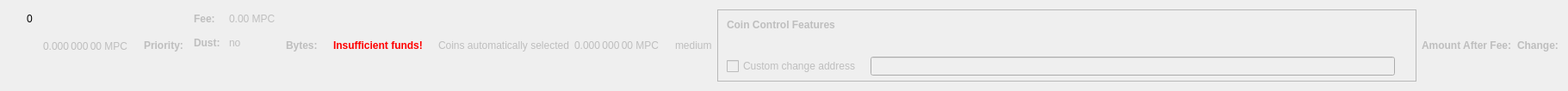
    <widget class="QWidget" name="dummyHideWidget" native="true">
     <property name="maximumSize">
      <size>
       <width>100</width>
       <height>22</height>
      </size>
     </property>
     <layout class="QHBoxLayout" name="dummyHideLayout">
      <item>
       <layout class="QFormLayout" name="formLayoutCoinControl1">
        <property name="horizontalSpacing">
         <number>10</number>
        </property>
        <property name="verticalSpacing">
         <number>14</number>
        </property>
        <property name="leftMargin">
         <number>10</number>
        </property>
        <property name="topMargin">
         <number>4</number>
        </property>
        <property name="rightMargin">
         <number>6</number>
        </property>
        <item row="0" column="1">
         <widget class="QLabel" name="labelCoinControlBytes">
          <property name="cursor">
           <cursorShape>IBeamCursor</cursorShape>
          </property>
          <property name="contextMenuPolicy">
           <enum>Qt::ActionsContextMenu</enum>
          </property>
          <property name="text">
           <string notr="true">0</string>
          </property>
          <property name="textInteractionFlags">
           <set>Qt::LinksAccessibleByMouse|Qt::TextSelectableByKeyboard|Qt::TextSelectableByMouse</set>
          </property>
         </widget>
        </item>
       </layout>
      </item>
      <item>
       <widget class="QLabel" name="labelCoinControlAfterFee">
        <property name="enabled">
         <bool>false</bool>
        </property>
        <property name="sizePolicy">
         <sizepolicy hsizetype="Fixed" vsizetype="Fixed">
          <horstretch>0</horstretch>
          <verstretch>0</verstretch>
         </sizepolicy>
        </property>
        <property name="minimumSize">
         <size>
          <width>111</width>
          <height>12</height>
         </size>
        </property>
        <property name="maximumSize">
         <size>
          <width>111</width>
          <height>12</height>
         </size>
        </property>
        <property name="cursor">
         <cursorShape>IBeamCursor</cursorShape>
        </property>
        <property name="contextMenuPolicy">
         <enum>Qt::ActionsContextMenu</enum>
        </property>
        <property name="text">
         <string notr="true">0.000 000 00 MPC</string>
        </property>
        <property name="textInteractionFlags">
         <set>Qt::LinksAccessibleByMouse|Qt::TextSelectableByKeyboard|Qt::TextSelectableByMouse</set>
        </property>
       </widget>
      </item>
      <item>
       <widget class="QLabel" name="labelCoinControlPriorityText">
        <property name="enabled">
         <bool>false</bool>
        </property>
        <property name="font">
         <font>
          <weight>75</weight>
          <bold>true</bold>
         </font>
        </property>
        <property name="text">
         <string>Priority:</string>
        </property>
       </widget>
      </item>
      <item>
       <layout class="QHBoxLayout" name="horizontalLayout"/>
      </item>
      <item>
       <layout class="QFormLayout" name="formLayoutCoinControl3">
        <property name="horizontalSpacing">
         <number>10</number>
        </property>
        <property name="verticalSpacing">
         <number>14</number>
        </property>
        <property name="leftMargin">
         <number>6</number>
        </property>
        <property name="topMargin">
         <number>4</number>
        </property>
        <property name="rightMargin">
         <number>6</number>
        </property>
        <item row="0" column="0">
         <widget class="QLabel" name="labelCoinControlFeeText">
          <property name="enabled">
           <bool>false</bool>
          </property>
          <property name="font">
           <font>
            <weight>75</weight>
            <bold>true</bold>
           </font>
          </property>
          <property name="text">
           <string>Fee:</string>
          </property>
          <property name="margin">
           <number>0</number>
          </property>
         </widget>
        </item>
        <item row="0" column="1">
         <widget class="QLabel" name="labelCoinControlFee">
          <property name="enabled">
           <bool>false</bool>
          </property>
          <property name="cursor">
           <cursorShape>IBeamCursor</cursorShape>
          </property>
          <property name="contextMenuPolicy">
           <enum>Qt::ActionsContextMenu</enum>
          </property>
          <property name="text">
           <string notr="true">0.00 MPC</string>
          </property>
          <property name="textInteractionFlags">
           <set>Qt::LinksAccessibleByMouse|Qt::TextSelectableByKeyboard|Qt::TextSelectableByMouse</set>
          </property>
         </widget>
        </item>
        <item row="1" column="0">
         <widget class="QLabel" name="labelCoinControlLowOutputText">
          <property name="enabled">
           <bool>false</bool>
          </property>
          <property name="font">
           <font>
            <weight>75</weight>
            <bold>true</bold>
           </font>
          </property>
          <property name="text">
           <string>Dust:</string>
          </property>
         </widget>
        </item>
        <item row="1" column="1">
         <widget class="QLabel" name="labelCoinControlLowOutput">
          <property name="enabled">
           <bool>false</bool>
          </property>
          <property name="cursor">
           <cursorShape>IBeamCursor</cursorShape>
          </property>
          <property name="contextMenuPolicy">
           <enum>Qt::ActionsContextMenu</enum>
          </property>
          <property name="text">
           <string>no</string>
          </property>
          <property name="textInteractionFlags">
           <set>Qt::LinksAccessibleByMouse|Qt::TextSelectableByKeyboard|Qt::TextSelectableByMouse</set>
          </property>
         </widget>
        </item>
       </layout>
      </item>
      <item>
       <widget class="QLabel" name="labelCoinControlBytesText">
        <property name="enabled">
         <bool>false</bool>
        </property>
        <property name="font">
         <font>
          <weight>75</weight>
          <bold>true</bold>
         </font>
        </property>
        <property name="text">
         <string>Bytes:</string>
        </property>
       </widget>
      </item>
      <item>
       <layout class="QFormLayout" name="formLayoutCoinControl2">
        <property name="horizontalSpacing">
         <number>10</number>
        </property>
        <property name="verticalSpacing">
         <number>14</number>
        </property>
        <property name="leftMargin">
         <number>6</number>
        </property>
        <property name="topMargin">
         <number>4</number>
        </property>
        <property name="rightMargin">
         <number>6</number>
        </property>
       </layout>
      </item>
      <item>
       <layout class="QHBoxLayout" name="horizontalLayoutCoinControl2">
        <property name="spacing">
         <number>8</number>
        </property>
        <property name="bottomMargin">
         <number>10</number>
        </property>
       </layout>
      </item>
      <item>
       <widget class="QLabel" name="labelCoinControlInsuffFunds">
        <property name="enabled">
         <bool>false</bool>
        </property>
        <property name="minimumSize">
         <size>
          <width>0</width>
          <height>0</height>
         </size>
        </property>
        <property name="font">
         <font>
          <weight>75</weight>
          <bold>true</bold>
         </font>
        </property>
        <property name="styleSheet">
         <string notr="true">color:red;font-weight:bold;</string>
        </property>
        <property name="text">
         <string>Insufficient funds!</string>
        </property>
        <property name="margin">
         <number>5</number>
        </property>
       </widget>
      </item>
      <item>
       <layout class="QFormLayout" name="formLayoutCoinControl4">
        <property name="horizontalSpacing">
         <number>10</number>
        </property>
        <property name="verticalSpacing">
         <number>14</number>
        </property>
        <property name="leftMargin">
         <number>6</number>
        </property>
        <property name="topMargin">
         <number>4</number>
        </property>
        <property name="rightMargin">
         <number>6</number>
        </property>
       </layout>
      </item>
      <item>
       <widget class="QLabel" name="labelCoinControlAutomaticallySelected">
        <property name="enabled">
         <bool>false</bool>
        </property>
        <property name="sizePolicy">
         <sizepolicy hsizetype="Fixed" vsizetype="Fixed">
          <horstretch>0</horstretch>
          <verstretch>0</verstretch>
         </sizepolicy>
        </property>
        <property name="minimumSize">
         <size>
          <width>0</width>
          <height>0</height>
         </size>
        </property>
        <property name="maximumSize">
         <size>
          <width>240</width>
          <height>16777215</height>
         </size>
        </property>
        <property name="text">
         <string>Coins automatically selected</string>
        </property>
        <property name="margin">
         <number>5</number>
        </property>
       </widget>
      </item>
      <item>
       <widget class="QLabel" name="labelCoinControlChange">
        <property name="enabled">
         <bool>false</bool>
        </property>
        <property name="sizePolicy">
         <sizepolicy hsizetype="Fixed" vsizetype="Fixed">
          <horstretch>0</horstretch>
          <verstretch>0</verstretch>
         </sizepolicy>
        </property>
        <property name="minimumSize">
         <size>
          <width>111</width>
          <height>0</height>
         </size>
        </property>
        <property name="maximumSize">
         <size>
          <width>111</width>
          <height>16777215</height>
         </size>
        </property>
        <property name="cursor">
         <cursorShape>IBeamCursor</cursorShape>
        </property>
        <property name="contextMenuPolicy">
         <enum>Qt::ActionsContextMenu</enum>
        </property>
        <property name="text">
         <string notr="true">0.000 000 00 MPC</string>
        </property>
        <property name="textInteractionFlags">
         <set>Qt::LinksAccessibleByMouse|Qt::TextSelectableByKeyboard|Qt::TextSelectableByMouse</set>
        </property>
       </widget>
      </item>
      <item>
       <widget class="QLabel" name="labelCoinControlPriority">
        <property name="enabled">
         <bool>false</bool>
        </property>
        <property name="cursor">
         <cursorShape>IBeamCursor</cursorShape>
        </property>
        <property name="contextMenuPolicy">
         <enum>Qt::ActionsContextMenu</enum>
        </property>
        <property name="text">
         <string>medium</string>
        </property>
        <property name="textInteractionFlags">
         <set>Qt::LinksAccessibleByMouse|Qt::TextSelectableByKeyboard|Qt::TextSelectableByMouse</set>
        </property>
       </widget>
      </item>
      <item>
       <widget class="QFrame" name="frameCoinControl">
        <property name="sizePolicy">
         <sizepolicy hsizetype="Expanding" vsizetype="Expanding">
          <horstretch>0</horstretch>
          <verstretch>0</verstretch>
         </sizepolicy>
        </property>
        <property name="maximumSize">
         <size>
          <width>16777215</width>
          <height>16777215</height>
         </size>
        </property>
        <property name="frameShape">
         <enum>QFrame::StyledPanel</enum>
        </property>
        <property name="frameShadow">
         <enum>QFrame::Sunken</enum>
        </property>
        <layout class="QVBoxLayout" name="verticalLayoutCoinControl2_2">
         <property name="spacing">
          <number>0</number>
         </property>
         <property name="leftMargin">
          <number>0</number>
         </property>
         <property name="topMargin">
          <number>0</number>
         </property>
         <property name="rightMargin">
          <number>0</number>
         </property>
         <property name="bottomMargin">
          <number>6</number>
         </property>
         <item>
          <layout class="QVBoxLayout" name="verticalLayoutCoinControl" stretch="0,0,0,1">
           <property name="spacing">
            <number>0</number>
           </property>
           <property name="leftMargin">
            <number>10</number>
           </property>
           <property name="topMargin">
            <number>10</number>
           </property>
           <item>
            <layout class="QHBoxLayout" name="horizontalLayoutCoinControl1">
             <property name="bottomMargin">
              <number>15</number>
             </property>
             <item>
              <widget class="QLabel" name="labelCoinControlFeatures">
               <property name="enabled">
                <bool>false</bool>
               </property>
               <property name="sizePolicy">
                <sizepolicy hsizetype="Preferred" vsizetype="Maximum">
                 <horstretch>0</horstretch>
                 <verstretch>0</verstretch>
                </sizepolicy>
               </property>
               <property name="font">
                <font>
                 <weight>75</weight>
                 <bold>true</bold>
                </font>
               </property>
               <property name="styleSheet">
                <string notr="true">font-weight:bold;</string>
               </property>
               <property name="text">
                <string>Coin Control Features</string>
               </property>
              </widget>
             </item>
            </layout>
           </item>
           <item>
            <widget class="QWidget" name="widgetCoinControl" native="true">
             <property name="sizePolicy">
              <sizepolicy hsizetype="Preferred" vsizetype="Preferred">
               <horstretch>0</horstretch>
               <verstretch>0</verstretch>
              </sizepolicy>
             </property>
             <property name="minimumSize">
              <size>
               <width>0</width>
               <height>0</height>
              </size>
             </property>
             <property name="styleSheet">
              <string notr="true"/>
             </property>
             <layout class="QHBoxLayout" name="horizontalLayoutCoinControl5_2">
              <property name="leftMargin">
               <number>0</number>
              </property>
              <property name="topMargin">
               <number>0</number>
              </property>
              <property name="rightMargin">
               <number>0</number>
              </property>
              <property name="bottomMargin">
               <number>0</number>
              </property>
              <item>
               <layout class="QHBoxLayout" name="horizontalLayoutCoinControl3">
                <property name="spacing">
                 <number>20</number>
                </property>
                <property name="topMargin">
                 <number>0</number>
                </property>
                <property name="bottomMargin">
                 <number>10</number>
                </property>
               </layout>
              </item>
             </layout>
            </widget>
           </item>
           <item>
            <layout class="QHBoxLayout" name="horizontalLayoutCoinControl4" stretch="0,0,0">
             <property name="spacing">
              <number>12</number>
             </property>
             <property name="sizeConstraint">
              <enum>QLayout::SetDefaultConstraint</enum>
             </property>
             <property name="topMargin">
              <number>5</number>
             </property>
             <property name="rightMargin">
              <number>5</number>
             </property>
             <item>
              <widget class="QCheckBox" name="checkBoxCoinControlChange">
               <property name="enabled">
                <bool>false</bool>
               </property>
               <property name="toolTip">
                <string>If this is activated, but the change address is empty or invalid, change will be sent to a newly generated address.</string>
               </property>
               <property name="text">
                <string>Custom change address</string>
               </property>
              </widget>
             </item>
             <item>
              <widget class="QValidatedLineEdit" name="lineEditCoinControlChange">
               <property name="enabled">
                <bool>false</bool>
               </property>
               <property name="sizePolicy">
                <sizepolicy hsizetype="Expanding" vsizetype="Fixed">
                 <horstretch>0</horstretch>
                 <verstretch>0</verstretch>
                </sizepolicy>
               </property>
              </widget>
             </item>
             <item>
              <widget class="QLabel" name="labelCoinControlChangeLabel_2">
               <property name="sizePolicy">
                <sizepolicy hsizetype="Preferred" vsizetype="Expanding">
                 <horstretch>0</horstretch>
                 <verstretch>0</verstretch>
                </sizepolicy>
               </property>
               <property name="minimumSize">
                <size>
                 <width>0</width>
                 <height>0</height>
                </size>
               </property>
               <property name="text">
                <string/>
               </property>
               <property name="margin">
                <number>3</number>
               </property>
              </widget>
             </item>
            </layout>
           </item>
           <item>
            <spacer name="verticalSpacerCoinControl">
             <property name="orientation">
              <enum>Qt::Vertical</enum>
             </property>
             <property name="sizeHint" stdset="0">
              <size>
               <width>800</width>
               <height>1</height>
              </size>
             </property>
            </spacer>
           </item>
          </layout>
         </item>
        </layout>
       </widget>
      </item>
      <item>
       <widget class="QLabel" name="labelCoinControlAfterFeeText">
        <property name="enabled">
         <bool>false</bool>
        </property>
        <property name="minimumSize">
         <size>
          <width>0</width>
          <height>0</height>
         </size>
        </property>
        <property name="maximumSize">
         <size>
          <width>16777215</width>
          <height>16777215</height>
         </size>
        </property>
        <property name="font">
         <font>
          <weight>75</weight>
          <bold>true</bold>
         </font>
        </property>
        <property name="text">
         <string>Amount After Fee:</string>
        </property>
        <property name="alignment">
         <set>Qt::AlignLeading|Qt::AlignLeft|Qt::AlignVCenter</set>
        </property>
        <property name="margin">
         <number>0</number>
        </property>
       </widget>
      </item>
      <item>
       <widget class="QLabel" name="labelCoinControlChangeText">
        <property name="enabled">
         <bool>false</bool>
        </property>
        <property name="sizePolicy">
         <sizepolicy hsizetype="Preferred" vsizetype="Preferred">
          <horstretch>0</horstretch>
          <verstretch>0</verstretch>
         </sizepolicy>
        </property>
        <property name="minimumSize">
         <size>
          <width>0</width>
          <height>0</height>
         </size>
        </property>
        <property name="maximumSize">
         <size>
          <width>16777215</width>
          <height>16777215</height>
         </size>
        </property>
        <property name="font">
         <font>
          <weight>75</weight>
          <bold>true</bold>
         </font>
        </property>
        <property name="text">
         <string>Change:</string>
        </property>
        <property name="alignment">
         <set>Qt::AlignLeading|Qt::AlignLeft|Qt::AlignVCenter</set>
        </property>
       </widget>
      </item>
     </layout>
    </widget>
